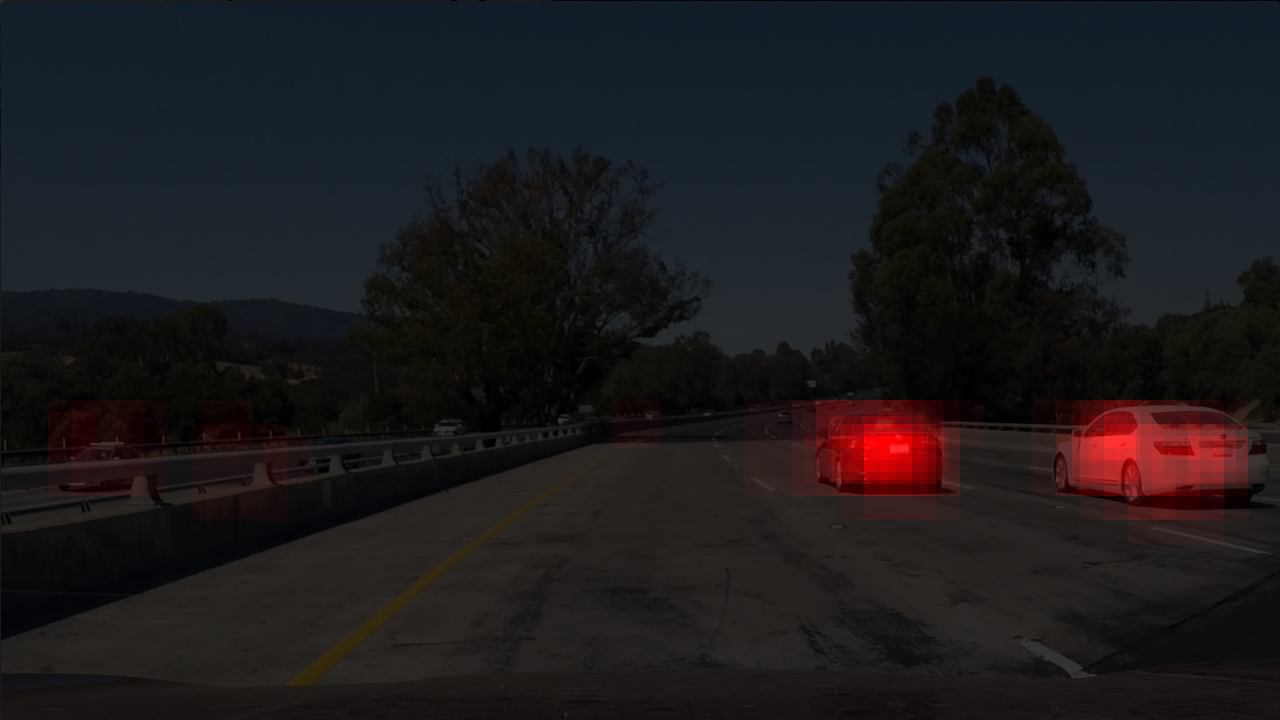
#> input picture examples/heatmap.png, 1280 x 720 px; its folder holds only this picture in this run
$ python -i pipeline.py   (imports and definitions only)   (older library calls are emulated)
#> lines starting #> are read from the running program, lines starting #| are printed output that depends on the picture
import cv2
import matplotlib.image as mpimg
import matplotlib.pyplot as plt
import numpy as np
from numpy.linalg import inv

mtx = np.array([[1156.60, 0.00, 669.05], [0.00, 1151.67, 388.15], [0.00, 0.00, 1.00]])
dist = np.array([-0.23, -0.12, -0.00, 0.00, 0.16])

wR, hR = (400, 400)
confidence = np.expand_dims(np.transpose([np.append(np.zeros([hR // 2]), np.linspace(0, 1, num=hR // 2)), ] * wR), 2)
h, w = (720, 1200)

# get M, the transform matrix
M = None
Minv = None


# [83 lines left out: functions get_persp_points, undistort, get_birdview, genereate_straight_lanes, draw_persp, merge_marks, not called in this run]


def draw_marks(img, marks):
    plt.imshow(merge_marks(img, marks))
    plt.show()


def get_lines(img):
    hsv = cv2.cvtColor(img, cv2.COLOR_RGB2HSV)
#> hsv: shape (720, 1280, 3); mean H, S, V 63.3, 83.3, 34.5
    ll = np.array([[0, -1, 1, 0, 0]])
    rl = np.array([[0, 0, 0, 1, -1]])
    re1 = cv2.filter2D(hsv[:, :, 2], cv2.CV_32F, ll).clip(0)
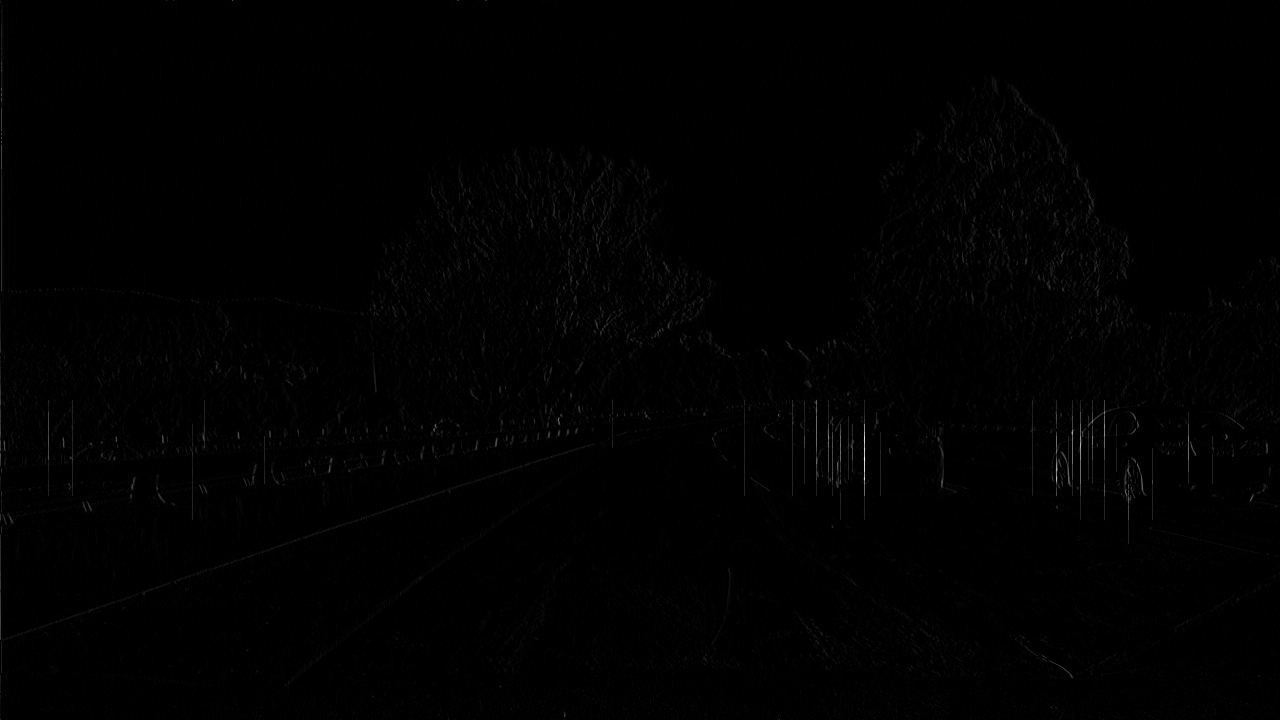
#> re1: shape (720, 1280) float32; min 0, max 76, mean 0.4; drawn with min black and max white
    re3 = cv2.filter2D(hsv[:, :, 2], cv2.CV_32F, rl).clip(0)

    return np.divide(np.multiply(re1, re3), 25).astype(img.dtype)  # np.minimum(re1, re3).astype(img.dtype)


# [38 lines left out: functions fill_lane_lines, calculate_info, not called in this run]

>>> import cv2
>>> picture = cv2.cvtColor(cv2.imread('../examples/heatmap.png'), cv2.COLOR_BGR2RGB)
>>> result = get_lines(picture)
